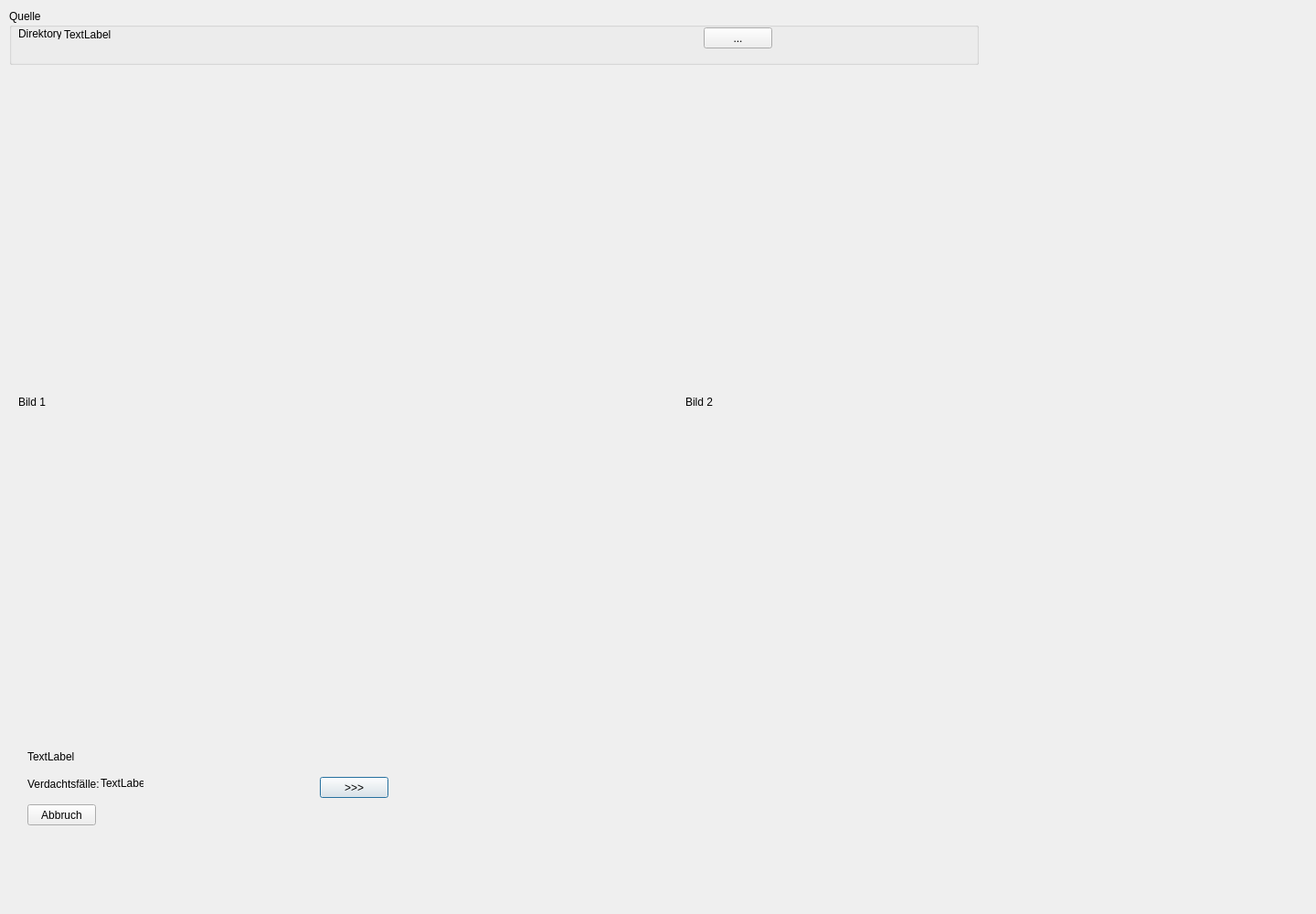
<?xml version="1.0" encoding="UTF-8"?>
<ui version="4.0">
 <class>DiaDubl</class>
 <widget class="QDialog" name="DiaDubl">
  <property name="geometry">
   <rect>
    <x>0</x>
    <y>0</y>
    <width>1440</width>
    <height>1000</height>
   </rect>
  </property>
  <property name="windowTitle">
   <string>DiaDubl</string>
  </property>
  <widget class="QWidget" name="centralWidget" native="true">
   <property name="geometry">
    <rect>
     <x>0</x>
     <y>0</y>
     <width>1460</width>
     <height>883</height>
    </rect>
   </property>
   <widget class="QLabel" name="la_Bild1">
    <property name="geometry">
     <rect>
      <x>20</x>
      <y>90</y>
      <width>700</width>
      <height>700</height>
     </rect>
    </property>
    <property name="text">
     <string>Bild 1</string>
    </property>
   </widget>
   <widget class="QLabel" name="la_Bild2">
    <property name="geometry">
     <rect>
      <x>750</x>
      <y>90</y>
      <width>700</width>
      <height>700</height>
     </rect>
    </property>
    <property name="text">
     <string>Bild 2</string>
    </property>
   </widget>
   <widget class="QPushButton" name="pb_Nxt">
    <property name="geometry">
     <rect>
      <x>350</x>
      <y>850</y>
      <width>75</width>
      <height>23</height>
     </rect>
    </property>
    <property name="text">
     <string>&gt;&gt;&gt;</string>
    </property>
   </widget>
   <widget class="QLabel" name="la_B_Pfad">
    <property name="geometry">
     <rect>
      <x>30</x>
      <y>820</y>
      <width>611</width>
      <height>16</height>
     </rect>
    </property>
    <property name="text">
     <string>TextLabel</string>
    </property>
   </widget>
   <widget class="QLabel" name="label">
    <property name="geometry">
     <rect>
      <x>30</x>
      <y>850</y>
      <width>81</width>
      <height>16</height>
     </rect>
    </property>
    <property name="text">
     <string>Verdachtsfälle:</string>
    </property>
   </widget>
   <widget class="QLabel" name="la_verd">
    <property name="geometry">
     <rect>
      <x>110</x>
      <y>850</y>
      <width>47</width>
      <height>13</height>
     </rect>
    </property>
    <property name="text">
     <string>TextLabel</string>
    </property>
   </widget>
   <widget class="QGroupBox" name="groupBox">
    <property name="geometry">
     <rect>
      <x>10</x>
      <y>10</y>
      <width>1061</width>
      <height>61</height>
     </rect>
    </property>
    <property name="title">
     <string>Quelle</string>
    </property>
    <widget class="QLabel" name="label_2">
     <property name="geometry">
      <rect>
       <x>10</x>
       <y>20</y>
       <width>47</width>
       <height>13</height>
      </rect>
     </property>
     <property name="text">
      <string>Direktory</string>
     </property>
    </widget>
    <widget class="QLabel" name="la_dir">
     <property name="geometry">
      <rect>
       <x>60</x>
       <y>20</y>
       <width>671</width>
       <height>16</height>
      </rect>
     </property>
     <property name="text">
      <string>TextLabel</string>
     </property>
    </widget>
    <widget class="QPushButton" name="pb_Dir">
     <property name="geometry">
      <rect>
       <x>760</x>
       <y>20</y>
       <width>75</width>
       <height>23</height>
      </rect>
     </property>
     <property name="text">
      <string>...</string>
     </property>
    </widget>
   </widget>
  </widget>
  <widget class="QPushButton" name="pb_Abbruch">
   <property name="geometry">
    <rect>
     <x>30</x>
     <y>880</y>
     <width>75</width>
     <height>23</height>
    </rect>
   </property>
   <property name="text">
    <string>Abbruch</string>
   </property>
  </widget>
 </widget>
 <layoutdefault spacing="6" margin="11"/>
 <resources/>
 <connections/>
</ui>
